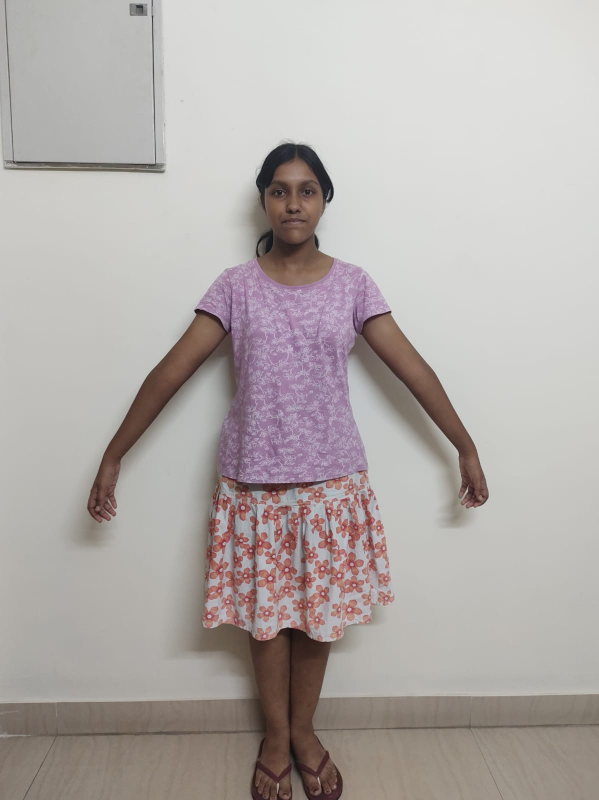
#> input picture Training images/01front.jpg, 1197 x 1600 px (shown at 1/2 size); its folder holds only this picture in this run
$ jupyter execute 'First step training fyf.ipynb'
#> lines starting #> are read from the running program, lines starting #| are printed output that depends on the picture; after the words box and inside, x2 and y2 are one past the last pixel; in counts of white or black regions, pixels touching at a corner belong together
[cell 1]
#training the model
#import libraries
import numpy as np
import cv2
from PIL import Image
import os
import PIL
import glob
import imutils
from matplotlib import pyplot as plt

#Initialize
i = 0
waist = []
def is_hidden(file):
    return file.startswith('.')
# read files in loop
path_of_the_directory= 'Training images'

for filename in os.listdir(path_of_the_directory): #to access each image
    f = os.path.join(path_of_the_directory,filename)
    if is_hidden(f):
        print("hidden file")
    elif os.path.isfile(f) and not is_hidden(f):
        fixed_height = 400
        image = Image.open(f)
#> image is the input picture: PIL image 1197x1600 RGB; mean R, G, B 177.6, 171.2, 168.6
        #resizing the image maintaining the aspect ratio
        height_percent = (fixed_height / float(image.size[1]))
#> height_percent = 0.25
        width_size = int((float(image.size[0]) * float(height_percent)))
#> width_size = 299
        image = image.resize((width_size, fixed_height), PIL.Image.NEAREST)
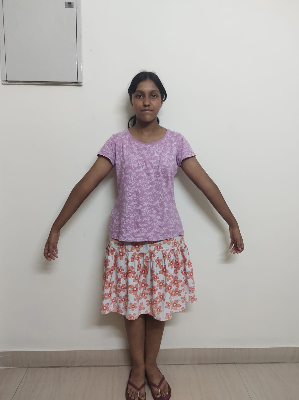
#> image: PIL image 299x400 RGB; mean R, G, B 177.6, 171.2, 168.6
        image.save('resized_front.jpg')
        img = cv2.imread('resized_front.jpg')
        img = cv2.cvtColor(img,cv2.COLOR_BGR2RGB) #convert colour from BGR to RGB

        # define mask for grabcut method-creating numpy arrays
        mask = np.zeros(img.shape[:2],np.uint8)
        bgdModel = np.zeros((1,65),np.float64)
        fgdModel = np.zeros((1,65),np.float64)

        # define rectangle left, top, width, height
        rect = (100,130,100,350)

        # apply grabCut method to extract the foreground
        cv2.grabCut(img,mask,rect,bgdModel,fgdModel,20,cv2.GC_INIT_WITH_RECT)
        mask2 = np.where((mask==2)|(mask==0),0,1).astype('uint8')
        img = img*mask2[:,:,np.newaxis]
        cv2.imwrite('newimage.jpg',img)

        im = cv2.imread('newimage.jpg')
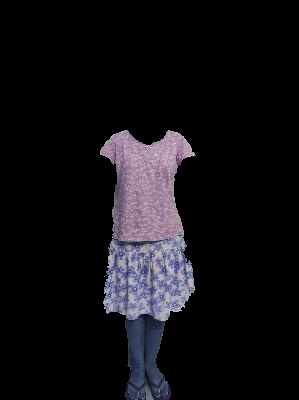
#> im: shape (400, 299, 3); mean B, G, R 19.6, 16.1, 17.5
        imgray = cv2.cvtColor(im, cv2.COLOR_BGR2GRAY)
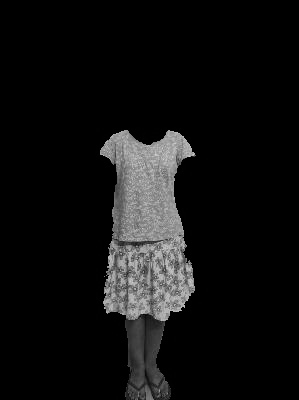
#> imgray: shape (400, 299); min 0, max 212, mean 16.9
        imgray = cv2.medianBlur(imgray, ksize=7)
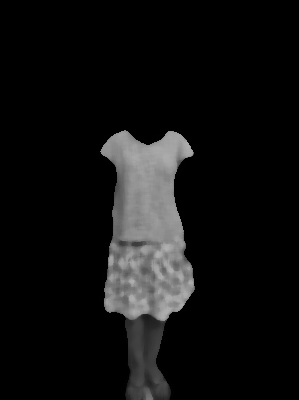
#> imgray: shape (400, 299); min 0, max 178, mean 16.7
        ret, thresh = cv2.threshold(imgray, 0, 255, cv2.THRESH_BINARY+cv2.THRESH_OTSU)
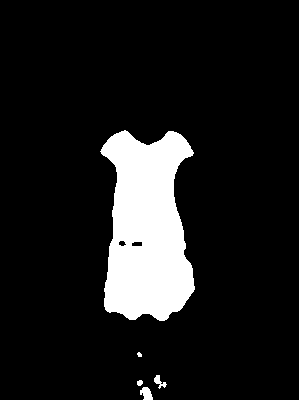
#> thresh: shape (400, 299); 11.3% white; 5 white regions (1 under 20 px)
#> ret = 69
        contours, _ = cv2.findContours(thresh, cv2.RETR_EXTERNAL, cv2.CHAIN_APPROX_NONE)
#> contours = 5 contours, 1 with area under 20; largest, box (x1, y1, x2, y2) and area: (100, 130, 195, 321) 13044, (140, 387, 153, 400) 96, (154, 375, 167, 389) 57, (137, 380, 143, 386) 20

        new = np.zeros(imgray.shape)
        new = cv2.drawContours(im,contours,len(contours)-1,(255,255,255),10)
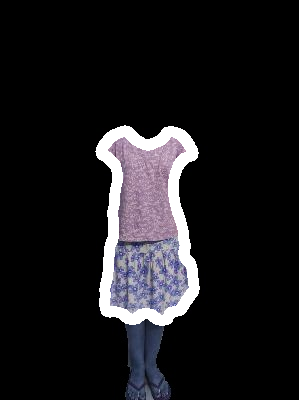
#> new: shape (400, 299, 3); mean B, G, R 28.3, 25.5, 26.6
        mask = np.zeros(imgray.shape,np.uint8)

        if len(contours) <= 0:
            print("No contours")
        else:
            cv2.drawContours(mask,[contours[len(contours)-1]],0,255,-1)
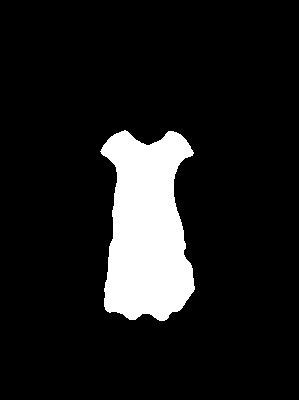
#> mask: shape (400, 299); 11.1% white; 1 white region, box (x1, y1, x2, y2) and area: (100, 130, 195, 321) 13296
            pixelpoints = cv2.findNonZero(mask)
#> pixelpoints = contour of 13296 points, box (x1, y1, x2, y2) (100, 130, 195, 321), area 456
            cv2.imwrite("masked_image.jpg",mask)
            #Masked image
            img = cv2.imread("masked_image.jpg")
#> img: shape (400, 299, 3); min 0, max 255, mean 28.3

            gray = cv2.cvtColor(img, cv2.COLOR_BGR2GRAY)
            ret, thresh = cv2.threshold(gray, 240, 255, cv2.THRESH_BINARY)
            cv2.bitwise_not(thresh, thresh)
#> thresh: shape (400, 299); 88.9% white; 1 black region
            cnts = cv2.findContours(thresh, cv2.RETR_EXTERNAL,
                            cv2.CHAIN_APPROX_SIMPLE)
#> cnts = 1 contour; box (x1, y1, x2, y2) and area: (0, 0, 299, 400) 118902
            cnts = cnts[0]
#> cnts = [[[0, 0], [0, 399], [298, 399], [298, 0]]]
            c = max(cnts, key=cv2.contourArea)
#> c = [[0, 0], [0, 399], [298, 399], [298, 0]]
            left = tuple(c[c[:, :, 0].argmin()][0])
#> left = (0, 0)
            right = tuple(c[c[:, :, 0].argmax()][0])
#> right = (298, 399)
            distance = np.sqrt( (right[0] - left[0])**2 + (right[1] - left[1])**2 )
#> distance = 498
            x,y,w,h = cv2.boundingRect(c)
#> x = 0; y = 0; w = 299; h = 400
            centx = np.sqrt( ((right[0] + left[0])**2)/4)
#> centx = 149
            centy = np.sqrt( ((right[1] + left[1])**2)/4 )
#> centy = 199.5
            font = cv2.FONT_HERSHEY_SIMPLEX
            cv2.circle(img, left, 5, (0, 0, 255), -1)
#> img: shape (400, 299, 3); mean B, G, R 28.3, 28.3, 28.4
            cv2.circle(img, right, 5, (0, 0, 255), -1)
#> img: shape (400, 299, 3); mean B, G, R 28.3, 28.3, 28.5
            cv2.circle(img, (int(centx), int(centy)), 5, (0, 0, 255), -1)
#> img: shape (400, 299, 3); mean B, G, R 28.2, 28.2, 28.5
            cv2.line(img, left, right, (255,0,0), 2)
            cv2.drawContours(img, [c], -1, (0,255,0), 2)
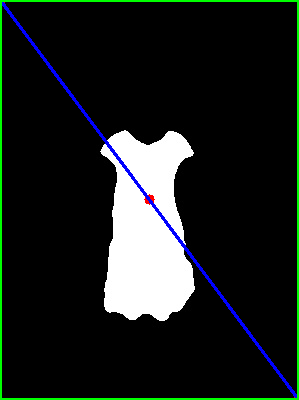
#> img: shape (400, 299, 3); mean B, G, R 30.7, 33.2, 27.4
            cv2.rectangle(img,(x,y),(x+w,y+h),(0,255,0),2)

            img = cv2.imread('masked_image.jpg')
            def find_marker(img):
                # convert the image to grayscale, blur it, and detect edges
                gray = cv2.cvtColor(img, cv2.COLOR_BGR2GRAY)
                gray = cv2.GaussianBlur(gray, (5, 5), 0)
                edged = cv2.Canny(gray, 35, 125)
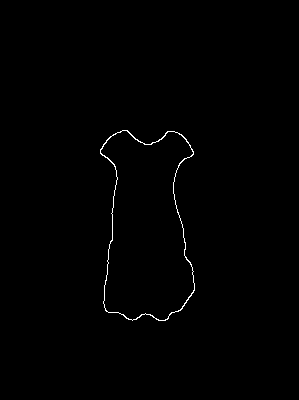
#> edged: shape (400, 299); 0.52% white in thin lines or dots, all inside (x1, y1, x2, y2) = (100, 130, 195, 321)
                # find the contours in the edged image and keep the largest one;
                cnts = cv2.findContours(edged.copy(), cv2.RETR_LIST, cv2.CHAIN_APPROX_SIMPLE)
#> cnts = 2 contours; box (x1, y1, x2, y2) and area: (100, 130, 195, 321) 13356, (100, 130, 195, 321) 13236
                cnts = imutils.grab_contours(cnts)
                c = max(cnts, key = cv2.contourArea)
#> c = contour of 218 points, box (x1, y1, x2, y2) (100, 130, 195, 321), area 13356

                # compute the bounding box of the of the image and return it
                mrker=cv2.minAreaRect(c)
#> mrker = ((147.1, 225), (93.01, 190.3), -0.434)
                box = cv2.boxPoints(mrker)
#> box = [[101.3, 320.5], [99.83, 130.2], [192.8, 129.5], [194.3, 319.8]]
                box = np.int64(box)
#> box = [[101, 320], [99, 130], [192, 129], [194, 319]]
                pic=cv2.drawContours(edged,[box], 0, (0, 0, 255), 2)
#> pic: shape (400, 299); 0.45% white in thin lines or dots, all inside (x1, y1, x2, y2) = (101, 131, 193, 319)
                return cv2.minAreaRect(c)
            helo=find_marker(img)
#> helo = ((147.1, 225), (93.01, 190.3), -0.434)

            box = cv2.boxPoints(helo)
#> box = [[101.3, 320.5], [99.83, 130.2], [192.8, 129.5], [194.3, 319.8]]
            box = np.int64(box)
#> box = [[101, 320], [99, 130], [192, 129], [194, 319]]

            cv2.drawContours(img,[box], 0, (0, 0, 255), 1)
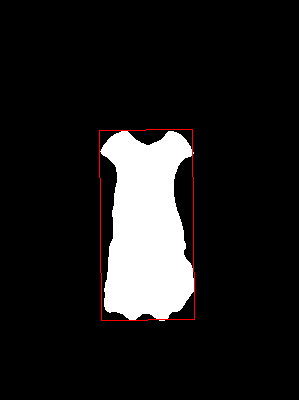
#> img: shape (400, 299, 3); mean B, G, R 28.3, 28.3, 29.5

            x,y,w,h = box
#> x = [101, 320]; y = [99, 130]; w = [192, 129]; h = [194, 319]

            measure = w[0]-h[0]
#> measure = -2
            waist.append (measure)

$ run again, on Training images/05front.jpg
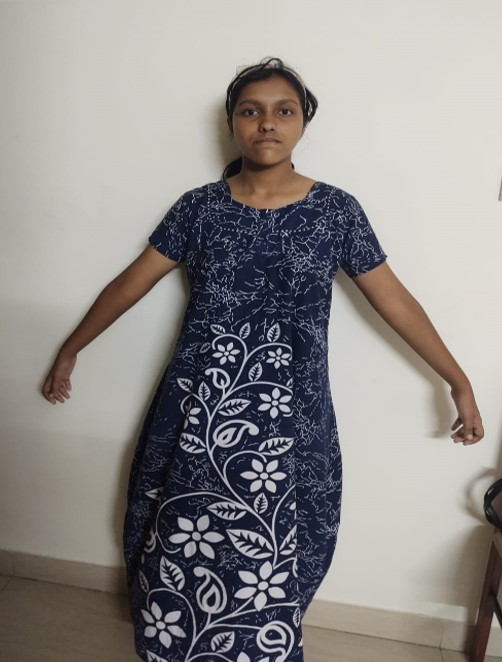
#> input picture Training images/05front.jpg, 502 x 662 px
#> image is the input picture: PIL image 502x662 RGB; mean R, G, B 144.7, 140.8, 138.8
#> image: PIL image 303x400 RGB
#> `ret, thresh = cv2.threshold(imgray, 0, 255, cv2.THRESH_BINARY+cv2.THRE..`:
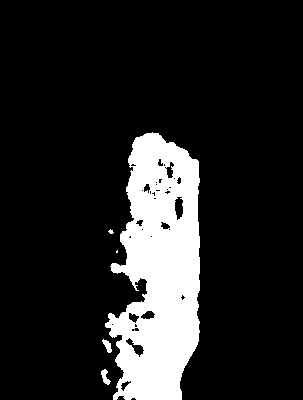
#> thresh: shape (400, 303); 14.7% white; 5 white regions (2 under 20 px)
#> ret = 32
#> contours = 5 contours, 2 with area under 20; largest, box (x1, y1, x2, y2) and area: (105, 132, 200, 400) 17960, (101, 369, 111, 385) 64, (102, 339, 112, 353) 57
#> mask: shape (400, 303); 15.1% white; 1 white region, box (x1, y1, x2, y2) and area: (105, 132, 200, 400) 18352
#> pixelpoints = contour of 18352 points, box (x1, y1, x2, y2) (105, 132, 200, 400), area 2098
#> `cnts = cv2.findContours(thresh, cv2.RETR_EXTERNAL, cv2.CHAIN_APPROX_SI..`: cnts = 3 contours, 2 with area under 20; largest, box (x1, y1, x2, y2) and area: (0, 0, 303, 400) 101792
#> `c = max(cnts, key=cv2.contourArea)`: c = contour of 376 points, box (x1, y1, x2, y2) (0, 0, 303, 400), area 101792
#> left = (0, 0)
#> right = (302, 399)
#> distance = 500.4
#> `x,y,w,h = cv2.boundingRect(c)`: x = 0; w = 303; h = 400
#> centx = 151
#> centy = 199.5
#> edged: shape (400, 303); 0.69% white in thin lines or dots, all inside (x1, y1, x2, y2) = (105, 132, 201, 400)
#> in find_marker, `cnts = cv2.findContours(edged.copy(), cv2.RETR_LIST, cv2.CHAIN_APPROX_..`: cnts = 4 contours, 2 with area under 20; largest, box (x1, y1, x2, y2) and area: (110, 132, 201, 400) 78, (105, 278, 147, 400) 58
#> in find_marker, `c = max(cnts, key = cv2.contourArea)`: c = contour of 412 points, box (x1, y1, x2, y2) (110, 132, 201, 400), area 78
#> mrker = ((155, 265.3), (266.6, 89.98), -89.24)
#> in find_marker, `box = cv2.boxPoints(mrker)`: box = [[198.2, 399.2], [108.2, 398], [111.8, 131.4], [201.7, 132.6]]
#> in find_marker, `box = np.int64(box)`: box = [[198, 399], [108, 398], [111, 131], [201, 132]]
#> pic: shape (400, 303); 0.56% white in thin lines or dots, all inside (x1, y1, x2, y2) = (105, 133, 200, 398)
#> helo = ((155, 265.3), (266.6, 89.98), -89.24)
#> `box = cv2.boxPoints(helo)`: box = [[198.2, 399.2], [108.2, 398], [111.8, 131.4], [201.7, 132.6]]
#> `box = np.int64(box)`: box = [[198, 399], [108, 398], [111, 131], [201, 132]]
#> `cv2.drawContours(img,[box], 0, (0, 0, 255), 1)`:
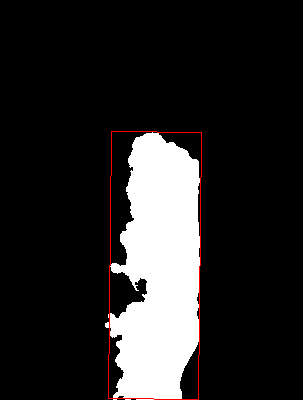
#> img: shape (400, 303, 3); mean B, G, R 38.4, 38.4, 39.9
#> `x,y,w,h = box`: x = [198, 399]; y = [108, 398]; w = [111, 131]; h = [201, 132]
#> measure = -90

$ run again, on Training images/06front.jpg
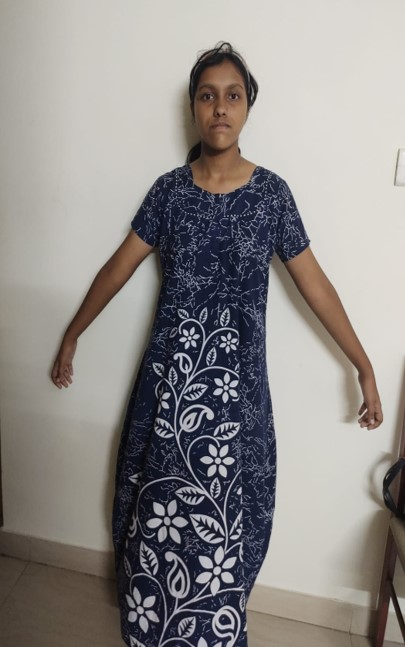
#> input picture Training images/06front.jpg, 405 x 647 px
#> image is the input picture: PIL image 405x647 RGB; mean R, G, B 143.5, 139.5, 137
#> image: PIL image 250x400 RGB
#> ret = 30
#> contours = 1 contour; box (x1, y1, x2, y2) and area: (102, 130, 191, 400) 15106
#> mask: shape (400, 250); 15.5% white; 1 white region, box (x1, y1, x2, y2) and area: (102, 130, 191, 400) 15462
#> pixelpoints = contour of 15462 points, box (x1, y1, x2, y2) (102, 130, 191, 400), area 5226
#> `cnts = cv2.findContours(thresh, cv2.RETR_EXTERNAL, cv2.CHAIN_APPROX_SI..`: cnts = 1 contour; box (x1, y1, x2, y2) and area: (0, 0, 250, 400) 83580
#> `c = max(cnts, key=cv2.contourArea)`: c = contour of 305 points, box (x1, y1, x2, y2) (0, 0, 250, 400), area 83580
#> left = (0, 0)
#> right = (249, 399)
#> distance = 470.3
#> `x,y,w,h = cv2.boundingRect(c)`: x = 0; w = 250; h = 400
#> centx = 124.5
#> centy = 199.5
#> edged: shape (400, 250); 0.74% white in thin lines or dots, all inside (x1, y1, x2, y2) = (101, 130, 191, 400)
#> in find_marker, `cnts = cv2.findContours(edged.copy(), cv2.RETR_LIST, cv2.CHAIN_APPROX_..`: cnts = 3 contours, 2 with area under 20; largest, box (x1, y1, x2, y2) and area: (102, 130, 191, 400) 80
#> in find_marker, `c = max(cnts, key = cv2.contourArea)`: c = contour of 461 points, box (x1, y1, x2, y2) (102, 130, 191, 400), area 80
#> mrker = ((134.8, 260.6), (270.3, 82.1), -82.79)
#> in find_marker, `box = cv2.boxPoints(mrker)`: box = [[158.5, 399.8], [77.08, 389.5], [111, 121.4], [192.4, 131.7]]
#> in find_marker, `box = np.int64(box)`: box = [[158, 399], [77, 389], [110, 121], [192, 131]]
#> pic: shape (400, 250); 0.67% white in thin lines or dots, all inside (x1, y1, x2, y2) = (101, 130, 189, 400)
#> helo = ((134.8, 260.6), (270.3, 82.1), -82.79)
#> `box = cv2.boxPoints(helo)`: box = [[158.5, 399.8], [77.08, 389.5], [111, 121.4], [192.4, 131.7]]
#> `box = np.int64(box)`: box = [[158, 399], [77, 389], [110, 121], [192, 131]]
#> `cv2.drawContours(img,[box], 0, (0, 0, 255), 1)`:
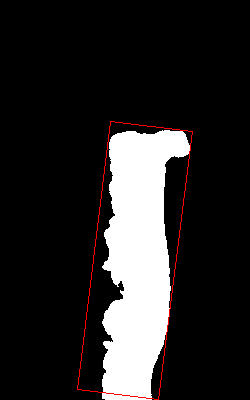
#> img: shape (400, 250, 3); mean B, G, R 39.3, 39.3, 41
#> `x,y,w,h = box`: x = [158, 399]; y = [77, 389]; w = [110, 121]; h = [192, 131]
#> measure = -82
